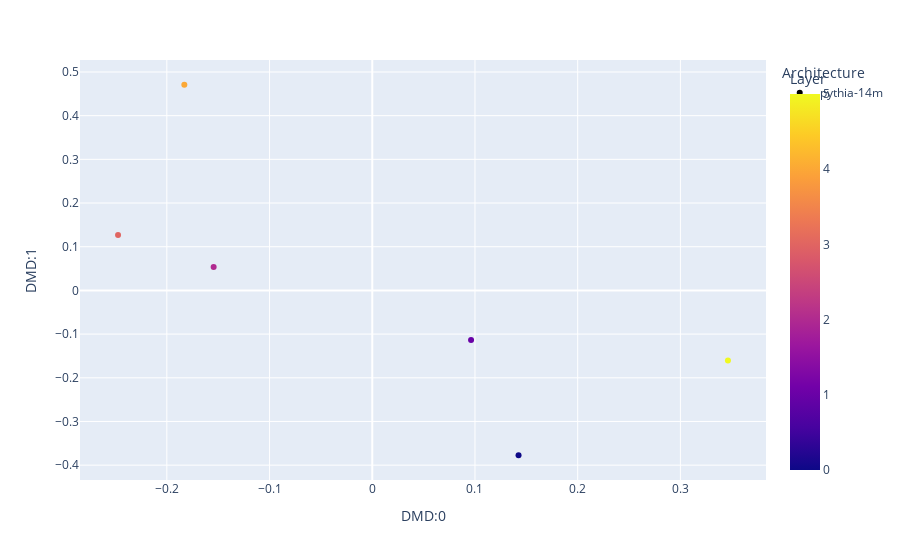

The cell this chart's notebook holds for it:
### Code cell
fig = px.scatter(mds_df, x="DMD:0", y="DMD:1", color='Layer', symbol='Architecture')
fig.show()

### Figure 1 — Plotly figure (JSON) as saved in the notebook; plotly's stock layout.template omitted (floating-point values rounded to 4 significant figures)
{"data": [{"hovertemplate": "Architecture=pythia-14m<br>DMD:0=%{x}<br>DMD:1=%{y}<br>Layer=%{marker.color}<extra></extra>", "legendgroup": "pythia-14m", "marker": {"color": [0, 1, 2, 3, 4, 5], "coloraxis": "coloraxis", "symbol": "circle"}, "mode": "markers", "name": "pythia-14m", "orientation": "v", "showlegend": true, "type": "scatter", "x": [0.1424, 0.09619, -0.1544, -0.2475, -0.183, 0.3463], "xaxis": "x", "y": [-0.3773, -0.1136, 0.05384, 0.1267, 0.4708, -0.1604], "yaxis": "y"}], "layout": {"coloraxis": {"colorbar": {"title": {"text": "Layer"}}, "colorscale": [[0, "#0d0887"], [0.1111, "#46039f"], [0.2222, "#7201a8"], [0.3333, "#9c179e"], [0.4444, "#bd3786"], [0.5556, "#d8576b"], [0.6667, "#ed7953"], [0.7778, "#fb9f3a"], [0.8889, "#fdca26"], [1, "#f0f921"]]}, "legend": {"title": {"text": "Architecture"}, "tracegroupgap": 0}, "margin": {"t": 60}, "xaxis": {"anchor": "y", "domain": [0, 1], "title": {"text": "DMD:0"}}, "yaxis": {"anchor": "x", "domain": [0, 1], "title": {"text": "DMD:1"}}}}
